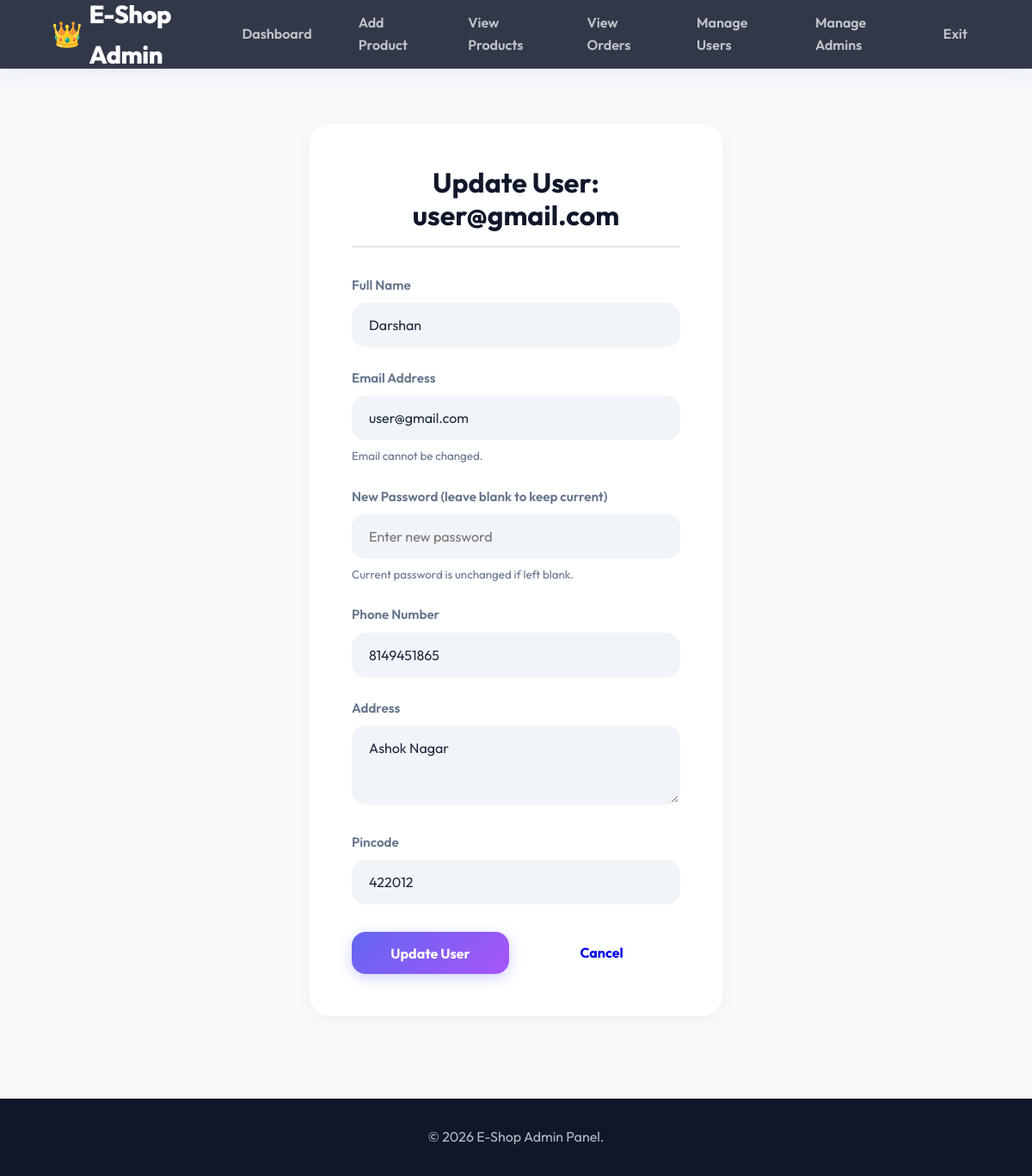
Screenshot of /admin/update_user/user@gmail.com (signed in) with the database file from the repository.
### tables this page shows
CREATE TABLE users(
        user_id INTEGER PRIMARY KEY AUTOINCREMENT,
        email TEXT,
        name TEXT NOT NULL,
        phone INTEGER,
        address TEXT,
        pincode INTEGER,
        FOREIGN KEY (email) REFERENCES login(email)
    );

### main.py (the view, shortened to what this page needs)
@app.route('/admin/update_user/<email>', methods=['GET', 'POST'])
def update_user_admin(email):
    if 'admin' not in session:
        return redirect('/admin')
    conn = db_conn()
    cursor = conn.cursor()
    cursor.execute("SELECT * FROM users WHERE email=?", (email,))
    user = cursor.fetchone()
    cursor.execute("SELECT password FROM login WHERE email=?", (email,))
    login_data = cursor.fetchone()
    conn.close()
    return render_template('update_user_admin.html', user=user, login_data=login_data)

### main.py (called while the page is built)
def db_conn():
    conn = sqlite3.connect('test.db')
    conn.execute("PRAGMA foreign_keys = ON")
    return conn

@app.context_processor
def inject_shop_name():
    return dict(shop_name=SHOP_NAME)

### templates/update_user_admin.html (shortened to what this page needs)
{% extends 'admin_base.html' %}
{% block content %}
<div class="center-container" style="max-width: 600px; margin: 0 auto; padding: 2rem;">
    <div class="glass-card">
        <h2 style="margin-bottom: 2rem; border-bottom: 2px solid rgba(0,0,0,0.1); padding-bottom: 1rem;">Update User: {{ user[1] }}</h2>
        <form action="/admin/update_user/{{ user[1] }}" method="POST">
            <div class="form-group">
                <label>Full Name</label>
                <input type="text" name="name" class="form-control" value="{{ user[2] }}" required>
            </div>
            <div class="form-group">
                <label>Email Address</label>
                <input type="email" name="email" class="form-control" value="{{ user[1] }}" disabled>
                <small style="color: var(--text-muted); display: block; margin-top: 0.5rem;">Email cannot be changed.</small>
            </div>
            <div class="form-group">
                <label>New Password (leave blank to keep current)</label>
                <input type="text" name="password" class="form-control" placeholder="Enter new password">
                <small style="color: var(--text-muted); display: block; margin-top: 0.5rem;">Current password is unchanged if left blank.</small>
            </div>
            <div class="form-group">
                <label>Phone Number</label>
                <input type="number" name="phone" class="form-control" value="{{ user[3] }}" required>
            </div>
            <div class="form-group">
                <label>Address</label>
                <textarea name="address" class="form-control" rows="3" required>{{ user[4] }}</textarea>
            </div>
            <div class="form-group">
                <label>Pincode</label>
                <input type="number" name="pincode" class="form-control" value="{{ user[5] }}" required>
            </div>
            <div style="margin-top: 2rem; display: flex; gap: 1rem;">
                <button type="submit" class="btn btn-primary" style="flex: 1;">Update User</button>
                <a href="/admin/view_users" class="btn btn-outline" style="flex: 1; text-align: center;">Cancel</a>
            </div>
        </form>
    </div>
</div>
{% endblock %}

### static/style.css (style rules this page uses)
:root { --primary-color: #6366f1; --primary-light: #818cf8; --primary-dark: #4f46e5; --secondary-color: #0f172a; --accent-color: #ec4899; --accent-hover: #be185d; --success-color: #10b981; --success-hover: #059669; --danger-color: #ef4444; --danger-hover: #b91c1c; --bg-main: #f8fafc; --surface-light: rgba(255, 255, 255, 0.7); --surface-solid: #ffffff; --text-main: #1e293b; --text-muted: #64748b; --text-light: #f8fafc; --gradient-primary: linear-gradient(135deg, #6366f1 0%, #a855f7 100%); --gradient-admin: linear-gradient(135deg, #0f172a 0%, #334155 100%); --radius-sm: 8px; --radius-md: 16px; --radius-lg: 24px; --radius-pill: 9999px; --shadow-soft: 0 4px 20px rgba(0, 0, 0, 0.05); --shadow-hover: 0 10px 40px rgba(99, 102, 241, 0.2); --shadow-glass: 0 8px 32px 0 rgba(31, 38, 135, 0.07); --nav-height: 80px; --transition-fast: 0.2s cubic-bezier(0.4, 0, 0.2, 1); --transition-smooth: 0.4s cubic-bezier(0.4, 0, 0.2, 1); }
* { margin: 0; padding: 0; box-sizing: border-box; }
body { font-family: 'Outfit', sans-serif; background-color: var(--bg-main); color: var(--text-main); line-height: 1.6; overflow-x: hidden; min-height: 100vh; display: flex; flex-direction: column; }
h1, h2, h3, h4, h5, h6 { font-weight: 700; line-height: 1.2; color: var(--secondary-color); margin-bottom: 0.5rem; }
.center-container { display: flex; justify-content: center; align-items: center; min-height: calc(100vh - var(--nav-height) - 100px); }
.glass-card { background: rgba(255, 255, 255, 0.85); backdrop-filter: blur(20px); border: 1px solid rgba(255, 255, 255, 0.5); border-radius: var(--radius-lg); padding: 3rem; box-shadow: var(--shadow-soft); width: 100%; max-width: 480px; animation: fadeUp 0.6s ease-out; }
.glass-card h2 { text-align: center; margin-bottom: 2rem; font-size: 2rem; color: var(--secondary-color); }
.form-group { margin-bottom: 1.5rem; }
.form-group label { display: block; margin-bottom: 0.5rem; font-weight: 600; color: var(--text-muted); font-size: 0.95rem; }
.form-control { width: 100%; padding: 14px 18px; font-size: 1rem; font-family: inherit; border: 2px solid transparent; border-radius: var(--radius-md); background-color: #f1f5f9; color: var(--text-main); transition: var(--transition-fast); outline: none; }
.btn { display: inline-flex; align-items: center; justify-content: center; padding: 12px 28px; font-size: 1rem; font-weight: 700; text-decoration: none; border: none; border-radius: var(--radius-md); cursor: pointer; transition: var(--transition-fast); font-family: inherit; gap: 8px; }
.btn-primary { background: var(--gradient-primary); color: white; box-shadow: 0 4px 15px rgba(99, 102, 241, 0.3); }

### rows the page displays
users: email "user@gmail.com", name "Darshan", phone "8149451865", address "Ashok Nagar", pincode "422012"

### other values shown
{{ shop_name }} "E-Shop"
